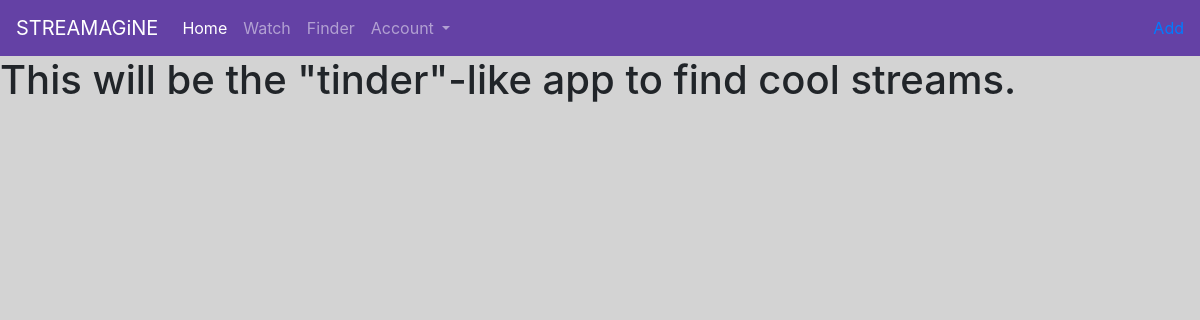
/finder/, run on an earlier commit of the app's database.
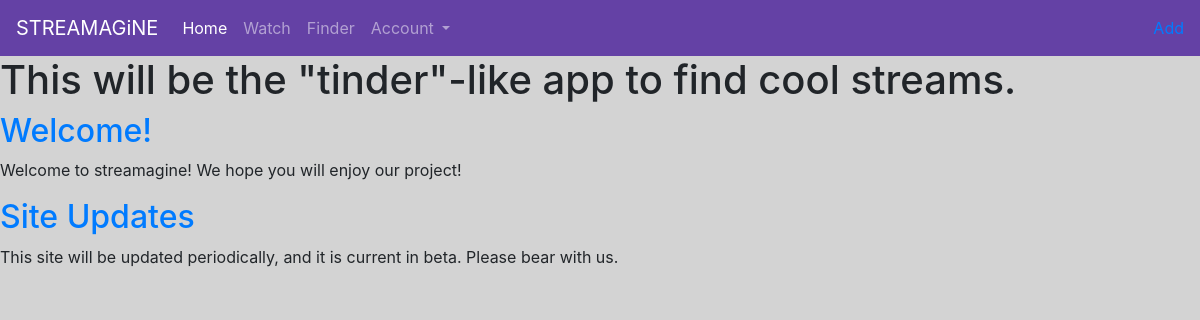
And on a later commit of the database.
### finder/models.py (models this page shows, shortened)
class Post(models.Model):
    title = models.CharField(max_length=200)
    author = models.ForeignKey('auth.User', on_delete=models.CASCADE,)
    body = models.TextField()

### finder/views.py (the view)
# urls.py: path('', FinderPageView.as_view(), name='home'),
class FinderPageView(ListView):
    model = Post
    template_name = 'finder.html'
    context_object_name = 'all_posts_list'

### templates/finder.html
{% extends 'base.html' %}
{% block nav %}
<a href="{% url 'finder:finder_add' %}">Add</a>
{% endblock %}
{% block body %}
    <h1>This will be the "tinder"-like app to find cool streams.</h1>
    {% for post in all_posts_list %}
        <div class="post-entry">
            <h2><a href="{% url 'finder:finder_detail' post.pk %}">{{ post.title }}</a></h2>
            <p>{{ post.body }}</p>
        </div>
    {% endfor %}
{% endblock body %}

What changed in the data, as far as the page shows it:
now on this page (row edited): Post: title "Welcome!", body "Welcome to streamagine! We hope you will enjoy our project!"
now on this page (row edited): Post: title "Site Updates", body "This site will be updated periodically, and it is current in beta. Please bear with us."
